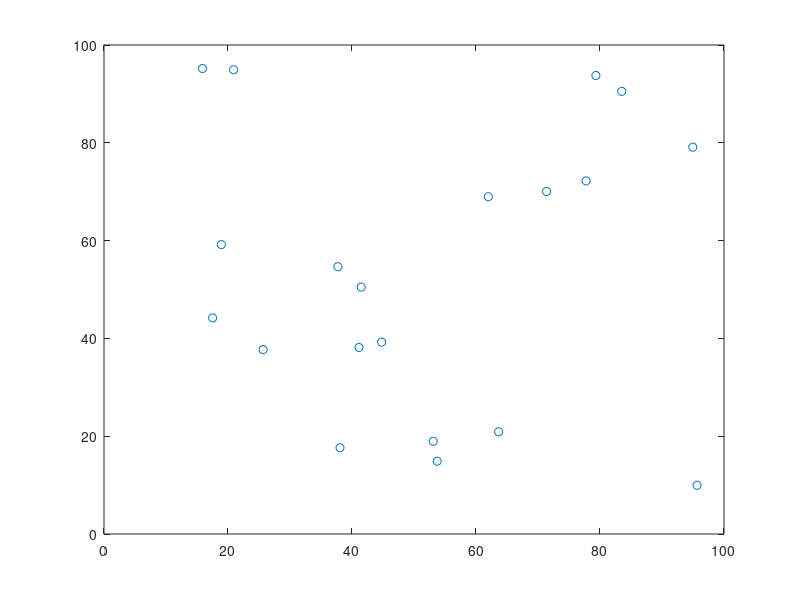
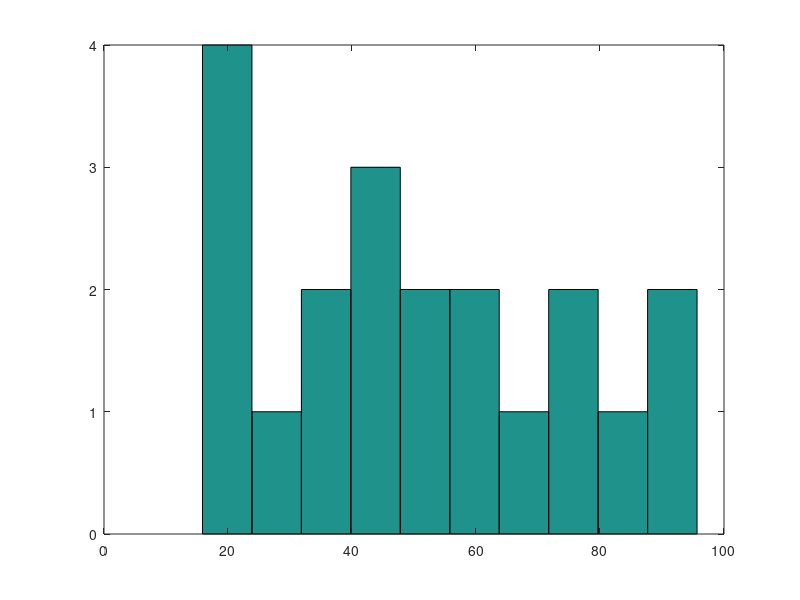
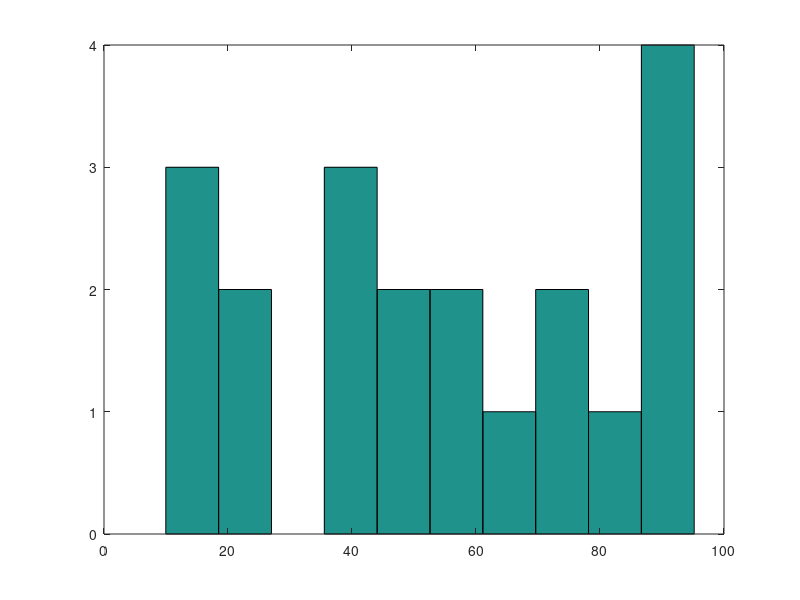

The MATLAB source for these figures, in order:
clear;
clc;
a = 100; %%%%% 长
b = 100; %%%%% 宽
%n = 100; %%%%% 点数量
n = 20;
cxd1 = a*rand(n,1); %%%%%% 产生横坐标
cxd2 = b*rand(n,1); %%%%%% 产生纵坐标
cxd = [cxd1 cxd2]; %%%%%% 生产随机点
figure(1)
plot(cxd1,cxd2,'o') %%%%%% 绘图，从图可以大致看出随机分布
figure(2)
hist(cxd1) %%%%%% 验证横坐标随机分布
figure(3)
hist(cxd2) %%%%%% 验证纵坐标随机分布
